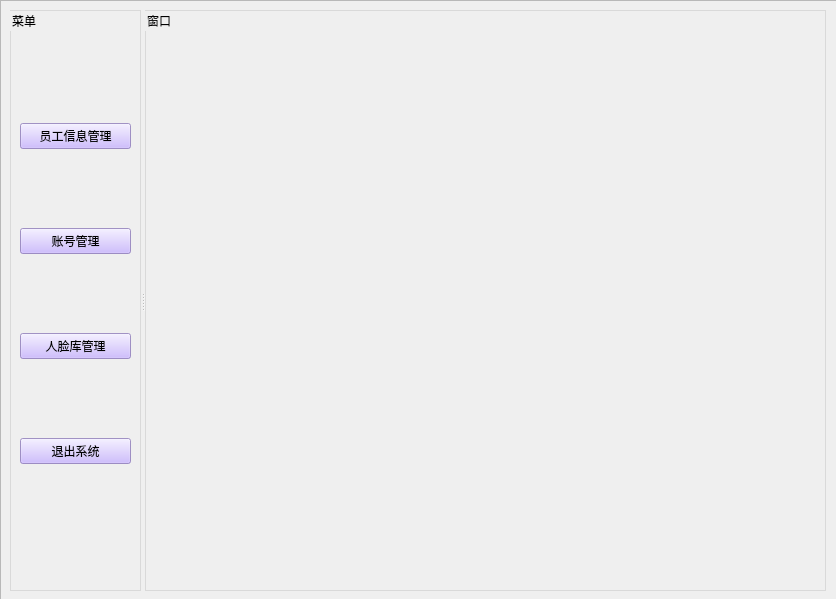
<?xml version="1.0" encoding="UTF-8"?>
<ui version="4.0">
 <class>Form</class>
 <widget class="QWidget" name="Form">
  <property name="geometry">
   <rect>
    <x>0</x>
    <y>0</y>
    <width>836</width>
    <height>599</height>
   </rect>
  </property>
  <property name="minimumSize">
   <size>
    <width>836</width>
    <height>599</height>
   </size>
  </property>
  <property name="maximumSize">
   <size>
    <width>836</width>
    <height>599</height>
   </size>
  </property>
  <property name="windowTitle">
   <string>Form</string>
  </property>
  <property name="styleSheet">
   <string notr="true"/>
  </property>
  <widget class="QFrame" name="frame_2">
   <property name="geometry">
    <rect>
     <x>0</x>
     <y>0</y>
     <width>841</width>
     <height>601</height>
    </rect>
   </property>
   <property name="styleSheet">
    <string notr="true">QFrame  {
	background-image: url(D:/Pycharm/Core/opencv_face/image/msw2.png);
}
QWidget  {
border-image:url();
}
QLabel {
border-image:url();
}
QPushButton {
border-image:url();
}
QLineEdit {
border-image:url();
}</string>
   </property>
   <property name="frameShape">
    <enum>QFrame::StyledPanel</enum>
   </property>
   <property name="frameShadow">
    <enum>QFrame::Raised</enum>
   </property>
   <widget class="QSplitter" name="splitter">
    <property name="geometry">
     <rect>
      <x>10</x>
      <y>10</y>
      <width>818</width>
      <height>581</height>
     </rect>
    </property>
    <property name="styleSheet">
     <string notr="true"/>
    </property>
    <property name="orientation">
     <enum>Qt::Horizontal</enum>
    </property>
    <widget class="QGroupBox" name="groupBox">
     <property name="minimumSize">
      <size>
       <width>131</width>
       <height>581</height>
      </size>
     </property>
     <property name="maximumSize">
      <size>
       <width>131</width>
       <height>581</height>
      </size>
     </property>
     <property name="styleSheet">
      <string notr="true">QGroupBox {
border:1px solid rgb(217, 217, 217);
}</string>
     </property>
     <property name="title">
      <string>菜单</string>
     </property>
     <widget class="QWidget" name="layoutWidget">
      <property name="geometry">
       <rect>
        <x>10</x>
        <y>40</y>
        <width>111</width>
        <height>491</height>
       </rect>
      </property>
      <layout class="QVBoxLayout" name="verticalLayout">
       <item>
        <widget class="QPushButton" name="btn_msge">
         <property name="styleSheet">
          <string notr="true">background-color: rgb(194, 170, 255,200);
</string>
         </property>
         <property name="text">
          <string>员工信息管理</string>
         </property>
        </widget>
       </item>
       <item>
        <widget class="QPushButton" name="btn_id">
         <property name="styleSheet">
          <string notr="true">background-color: rgb(194, 170, 255,200);
</string>
         </property>
         <property name="text">
          <string>账号管理</string>
         </property>
        </widget>
       </item>
       <item>
        <widget class="QPushButton" name="btn_face">
         <property name="styleSheet">
          <string notr="true">background-color: rgb(194, 170, 255,200);
</string>
         </property>
         <property name="text">
          <string>人脸库管理</string>
         </property>
        </widget>
       </item>
       <item>
        <widget class="QPushButton" name="btn_close">
         <property name="styleSheet">
          <string notr="true">background-color: rgb(194, 170, 255,200);
</string>
         </property>
         <property name="text">
          <string>退出系统</string>
         </property>
        </widget>
       </item>
      </layout>
     </widget>
    </widget>
    <widget class="QGroupBox" name="groupBox_2">
     <property name="minimumSize">
      <size>
       <width>681</width>
       <height>581</height>
      </size>
     </property>
     <property name="maximumSize">
      <size>
       <width>681</width>
       <height>581</height>
      </size>
     </property>
     <property name="styleSheet">
      <string notr="true">QGroupBox {
border:1px solid rgb(217, 217, 217);
}</string>
     </property>
     <property name="title">
      <string>窗口</string>
     </property>
     <widget class="QWidget" name="widget" native="true">
      <property name="geometry">
       <rect>
        <x>10</x>
        <y>30</y>
        <width>661</width>
        <height>541</height>
       </rect>
      </property>
      <property name="styleSheet">
       <string notr="true">
QFrame  {
background-image: url();
}
QWidget  {
border-image:url();

}
QLabel {
border-image:url();
}
QPushButton {
border-image:url();
}
QLineEdit {
border-image:url();
}</string>
      </property>
     </widget>
    </widget>
   </widget>
  </widget>
 </widget>
 <resources>
  <include location="aaa.qrc"/>
 </resources>
 <connections/>
</ui>
